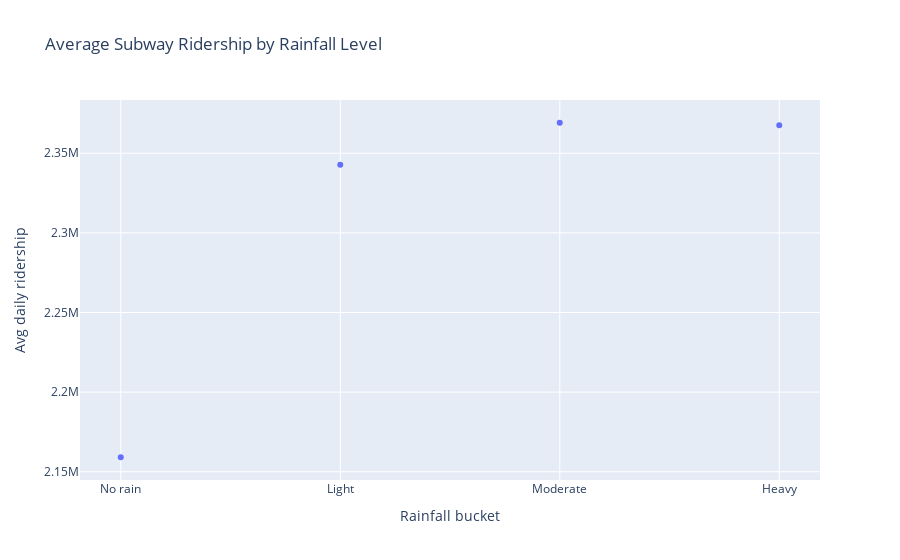

Source (notebook cell):
### Code cell
fig = px.scatter(
    bucket_avg,
    x = "rain_bucket",
    y= "subways: total estimated ridership",
    title = "Average Subway Ridership by Rainfall Level"
)
fig.update_layout(xaxis_title_text = "Rainfall bucket")
fig.update_layout(yaxis_title_text = "Avg daily ridership")
fig.show()
fig.write_image("project3_rain_bucket.png")

### Figure 1 — Plotly figure (JSON) as saved in the notebook; plotly's stock layout.template omitted (floating-point values rounded to 4 significant figures)
{"data": [{"hovertemplate": "rain_bucket=%{x}<br>subways: total estimated ridership=%{y}<extra></extra>", "legendgroup": "", "marker": {"color": "#636efa", "symbol": "circle"}, "mode": "markers", "name": "", "orientation": "v", "showlegend": false, "type": "scatter", "x": ["No rain", "Light", "Moderate", "Heavy"], "xaxis": "x", "y": [2159000.0, 2343000.0, 2369000.0, 2368000.0], "yaxis": "y"}], "layout": {"legend": {"tracegroupgap": 0}, "title": {"text": "Average Subway Ridership by Rainfall Level"}, "xaxis": {"anchor": "y", "domain": [0, 1], "title": {"text": "Rainfall bucket"}}, "yaxis": {"anchor": "x", "domain": [0, 1], "title": {"text": "Avg daily ridership"}}}}
